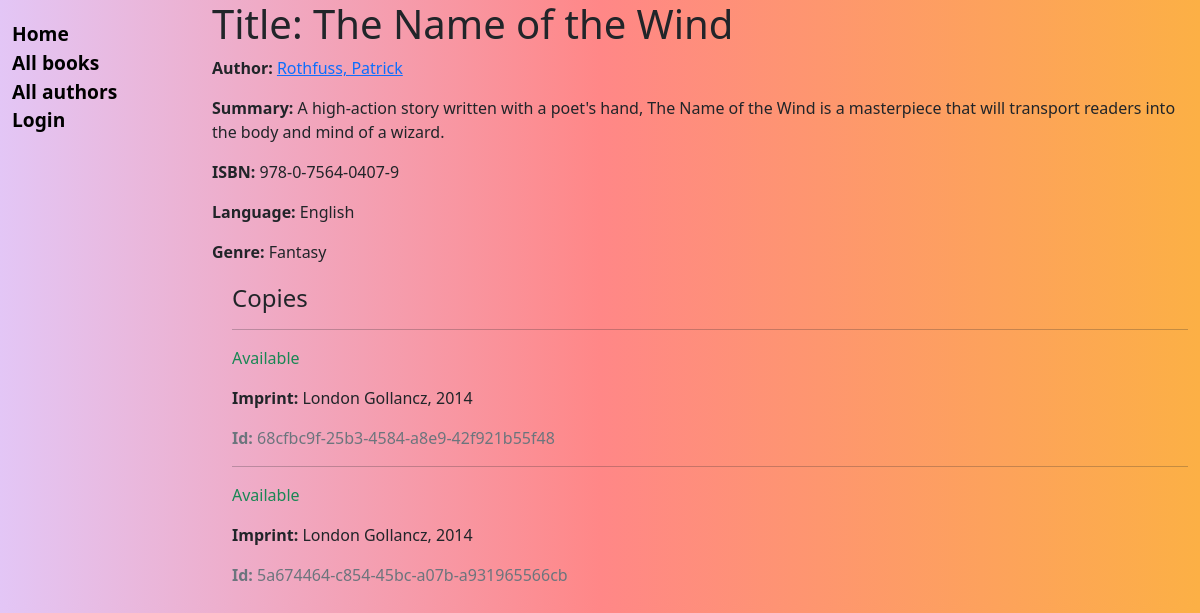
/catalog/book/1, run on the app's committed database.
### catalog/models.py (models this page shows, shortened)
class Book(models.Model):
    title = models.CharField(max_length=200)
    author = models.ForeignKey("Author", on_delete=models.SET_NULL, null=True)
    summary = models.TextField(
        max_length=1000, help_text="Enter a brief description of the book"
    )
    isbn = models.CharField(
        "ISBN",
        max_length=1000,
        help_text='13 Character <a href="https://www.isbn-international.org/content/what-isbn">ISBN number</a>',
    )
    genre = models.ManyToManyField(Genre, help_text="Select a genre for this book")
    language = models.ForeignKey("Language", on_delete=models.SET_NULL, null=True)
    def display_genre(self):
        """Create a string for the Genre. This is required to display genre in Admin."""
        return ", ".join(genre.name for genre in self.genre.all()[:3])
    display_genre.short_description = "Genre"

class Author(models.Model):
    first_name = models.CharField(max_length=100)
    last_name = models.CharField(max_length=100)
    date_of_birth = models.DateField("Born", null=True, blank=True)
    date_of_death = models.DateField("Died", null=True, blank=True)
    class Meta:
        ordering = ["last_name", "first_name"]
    def get_absolute_url(self):
        return reverse("catalog:author-detail", args=[str(self.id)])
    def __str__(self):
        return f"{self.last_name}, {self.first_name}"

class Language(models.Model):
    name = models.CharField(
        max_length=200,
        help_text="Enter the book's natural language (e.g. English, French, Japanese etc.)",
    )
    def __str__(self):
        return self.name

class Genre(models.Model):
    name = models.CharField(
        max_length=200, help_text="Enter a book genre (e.g. Science Fiction)"
    )
    def __str__(self):
        return self.name

class BookInstance(models.Model):
    id = models.UUIDField(
        primary_key=True,
        default=uuid.uuid4,
        help_text="Unique ID for this particular book across whole library",
    )
    book = models.ForeignKey("Book", on_delete=models.RESTRICT, null=True)
    imprint = models.CharField(max_length=200)
    due_back = models.DateField(null=True, blank=True)
    LOAN_STATUS = (
        ("m", "Maintenance"),
        ("o", "On loan"),
        ("a", "Available"),
        ("r", "Reserved"),
    )
    status = models.CharField(
        max_length=1,
        choices=LOAN_STATUS,
        blank=True,
        default="m",
        help_text="Book availability",
    )
    borrower = models.ForeignKey(
        User, on_delete=models.SET_NULL, null=True, blank=True
    )  # add borrower with a foreign key to the User model
    class Meta:
        ordering = ["due_back"]
        permissions = (("can_mark_returned", "Set book as returned"),)

### catalog/views.py (the view)
# urls.py: path("book/<int:pk>", views.BookDetailView.as_view(), name="book-detail"),
class BookDetailView(generic.DetailView):
    model = Book

### catalog/templates/catalog/book_detail.html (shortened to what this page needs)
{% extends "base_generic.html" %} {% block content %}
<h1>Title: {{ book.title }}</h1>
<p>
	<strong>Author:</strong>
	<a href="{{ book.author.get_absolute_url }}"> {{ book.author }}</a>
</p>
<p><strong>Summary:</strong> {{ book.summary }}</p>
<p><strong>ISBN:</strong> {{ book.isbn }}</p>
<p><strong>Language:</strong> {{ book.language }}</p>
<p><strong>Genre:</strong> {{ book.genre.all|join:", " }}</p>
<div style="margin-left: 20px; margin-top: 20px">
	<h4>Copies</h4>
	{% for copy in book.bookinstance_set.all %}
	<hr />
	<p
		class="{% if copy.status == 'a' %}text-success{% elif copy.status == 'm' %}text-danger{% else %}text-warning{% endif %}">
		{{ copy.get_status_display }}
	</p>
	<p><strong>Imprint:</strong> {{ copy.imprint }}</p>
	<p class="text-muted"><strong>Id:</strong> {{ copy.id }}</p>
	{% endfor %}
</div>
{% endblock %}

### catalog/static/css/styles.css (style rules this page uses)
body { background: linear-gradient( 90deg, rgba(227, 198, 246, 1) 0%, rgba(255, 135, 135, 1) 50%, rgba(252, 176, 69, 1) 100% ); }

### data on the page
Book: author "Rothfuss, Patrick", summary "A high-action story written with a poet's hand, The Name of the Wind is a masterpiece that will transport readers into the body and mind of a wizard.", isbn "978-0-7564-0407-9", language "English", genre.all "Fantasy"
BookInstance: status "Available", imprint "London Gollancz, 2014", id "68cfbc9f-25b3-4584-a8e9-42f921b55f48"
BookInstance: status "Available", imprint "London Gollancz, 2014", id "5a674464-c854-45bc-a07b-a931965566cb"
